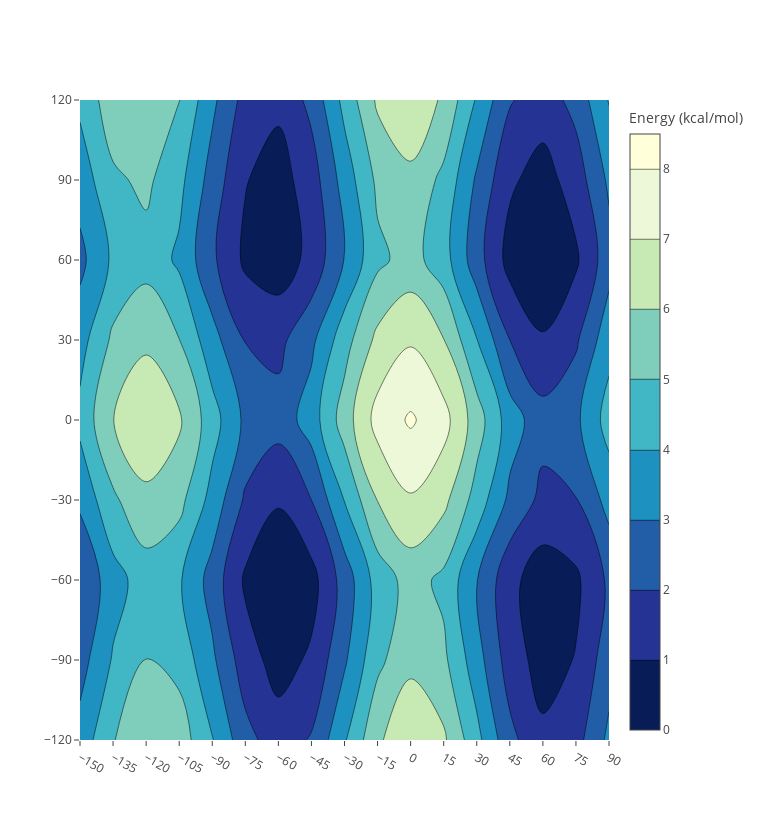

The code cell stored with this chart in its notebook:
### Markdown cell above
## Too many structures? Re-execute the above cell to clear them.

## Wanna see a static energy surface? Execute the cell below.

### Code cell
plotly.offline.init_notebook_mode(connected=True)
static = go.Figure([go.Contour(x=x, y=y, z=e, 
                            colorscale='YlGnBu', ncontours=12,
                            colorbar=dict(nticks=12,title='Energy (kcal/mol)')
                           )],
                   go.Layout(width=xpts*xstep*3, height=ypts*ystep*3+10,
                          xaxis=dict(tickvals=x, tickangle=30),
                          yaxis=dict(tickvals=y)))
plotly.offline.iplot(static)

### Figure 1 — Plotly figure (JSON) as saved in the notebook; plotly's stock layout.template omitted (floating-point values rounded to 4 significant figures; data arrays with more than 128 entries replaced by an {"elided": "..."} marker saying what was removed)
{"data": [{"colorbar": {"nticks": 12, "title": {"text": "Energy (kcal/mol)"}}, "colorscale": "YlGnBu", "ncontours": 12, "type": "contour", "uid": "25737a59-d043-4165-a113-1633bc7880b6", "x": [-150, -135, -120, -105, -90, -75, -60, -45, -30, -15, 0, 15, 30, 45, 60, 75, 90], "y": [-120, -90, -60, -30, 0, 30, 60, 90, 120], "z": {"elided": "9x17 float values"}}], "layout": {"height": 820, "width": 765, "xaxis": {"tickangle": 30, "tickvals": [-150, -135, -120, -105, -90, -75, -60, -45, -30, -15, 0, 15, 30, 45, 60, 75, 90]}, "yaxis": {"tickvals": [-120, -90, -60, -30, 0, 30, 60, 90, 120]}}}
